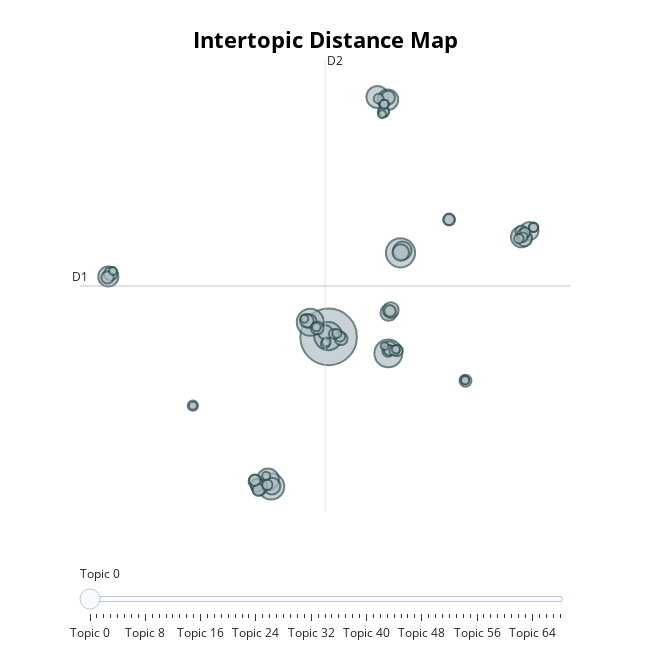

Notebook source saved alongside this figure:
### Code cell
fig = refined_topic_model.visualize_topics()
if overwrite:
    fig.write_html(intertopic_distance_map_html_path)
    fig.write_image(intertopic_distance_map_image_path)
    logger.info('saving refined model results')

fig
